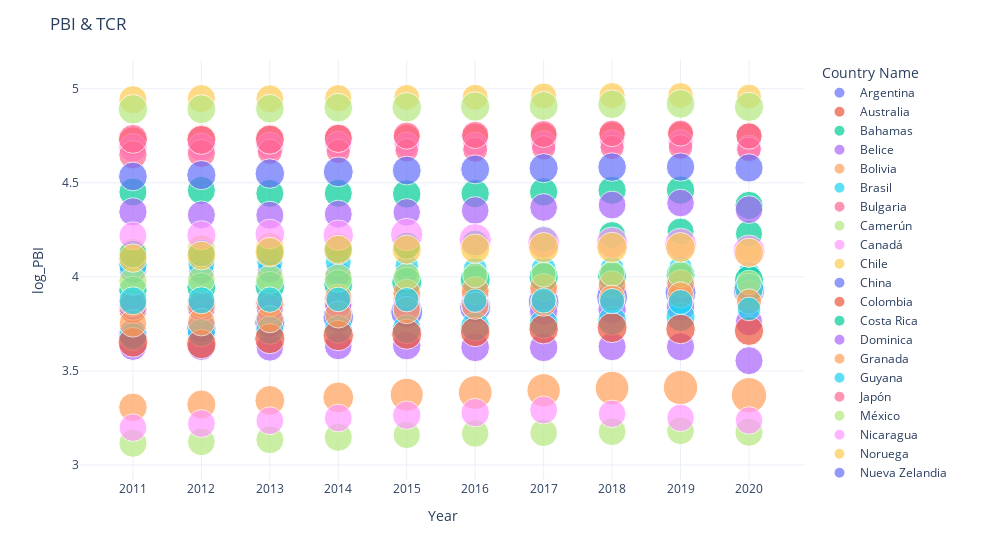

The cell this chart's notebook holds for it:
### Code cell
fig = px.scatter(final, x='Year', y='log_PBI'
                 ,size='TCR', size_max=25,
    width=1000
                 
                 ,color= 'Country Name')
fig.update_layout(template='plotly_white')
fig.update_layout(title='PBI & TCR')
fig.show()

### Figure 1 — Plotly figure (JSON) as saved in the notebook; plotly's stock layout.template omitted (floating-point values rounded to 4 significant figures)
{"data": [{"hovertemplate": "Country Name=Argentina<br>Year=%{x}<br>log_PBI=%{y}<br>TCR=%{marker.size}<extra></extra>", "legendgroup": "Argentina", "marker": {"color": "#636efa", "size": [93.4, 80, 77.1, 81.2, 63.5, 72.4, 67.8, 84.1, 93.3, 118.4], "sizemode": "area", "sizeref": 0.2519, "symbol": "circle"}, "mode": "markers", "name": "Argentina", "orientation": "v", "showlegend": true, "type": "scatter", "x": ["2011", "2012", "2013", "2014", "2015", "2016", "2017", "2018", "2019", "2020"], "xaxis": "x", "y": [4.037, 4.027, 4.033, 4.017, 4.024, 4.01, 4.018, 4.002, 3.989, 3.939], "yaxis": "y"}, {"hovertemplate": "Country Name=Australia<br>Year=%{x}<br>log_PBI=%{y}<br>TCR=%{marker.size}<extra></extra>", "legendgroup": "Australia", "marker": {"color": "#EF553B", "size": [107.0, 109.0, 103.5, 98.32, 89.85, 90.93, 93.69, 89.95, 86.01, 85.36], "sizemode": "area", "sizeref": 0.2519, "symbol": "circle"}, "mode": "markers", "name": "Australia", "orientation": "v", "showlegend": true, "type": "scatter", "x": ["2011", "2012", "2013", "2014", "2015", "2016", "2017", "2018", "2019", "2020"], "xaxis": "x", "y": [4.721, 4.73, 4.733, 4.738, 4.741, 4.746, 4.749, 4.755, 4.757, 4.751], "yaxis": "y"}, {"hovertemplate": "Country Name=Bahamas<br>Year=%{x}<br>log_PBI=%{y}<br>TCR=%{marker.size}<extra></extra>", "legendgroup": "Bahamas", "marker": {"color": "#00cc96", "size": [99.34, 99.26, 99.01, 99, 102.3, 101.3, 100.7, 100.5, 101.8, 100.3], "sizemode": "area", "sizeref": 0.2519, "symbol": "circle"}, "mode": "markers", "name": "Bahamas", "orientation": "v", "showlegend": true, "type": "scatter", "x": ["2011", "2012", "2013", "2014", "2015", "2016", "2017", "2018", "2019", "2020"], "xaxis": "x", "y": [4.451, 4.459, 4.443, 4.444, 4.441, 4.443, 4.452, 4.46, 4.461, 4.38], "yaxis": "y"}, {"hovertemplate": "Country Name=Belice<br>Year=%{x}<br>log_PBI=%{y}<br>TCR=%{marker.size}<extra></extra>", "legendgroup": "Belice", "marker": {"color": "#ab63fa", "size": [95.37, 96.98, 95.4, 96.35, 102.6, 104.4, 102.6, 99.9, 100.1, 99.54], "sizemode": "area", "sizeref": 0.2519, "symbol": "circle"}, "mode": "markers", "name": "Belice", "orientation": "v", "showlegend": true, "type": "scatter", "x": ["2011", "2012", "2013", "2014", "2015", "2016", "2017", "2018", "2019", "2020"], "xaxis": "x", "y": [3.628, 3.629, 3.625, 3.632, 3.634, 3.625, 3.624, 3.629, 3.628, 3.554], "yaxis": "y"}, {"hovertemplate": "Country Name=Bolivia<br>Year=%{x}<br>log_PBI=%{y}<br>TCR=%{marker.size}<extra></extra>", "legendgroup": "Bolivia", "marker": {"color": "#FFA15A", "size": [102.3, 106.7, 112.3, 120.1, 137.7, 143.3, 140.1, 143.3, 149.8, 157.4], "sizemode": "area", "sizeref": 0.2519, "symbol": "circle"}, "mode": "markers", "name": "Bolivia", "orientation": "v", "showlegend": true, "type": "scatter", "x": ["2011", "2012", "2013", "2014", "2015", "2016", "2017", "2018", "2019", "2020"], "xaxis": "x", "y": [3.306, 3.321, 3.343, 3.359, 3.373, 3.385, 3.396, 3.408, 3.412, 3.37], "yaxis": "y"}, {"hovertemplate": "Country Name=Brasil<br>Year=%{x}<br>log_PBI=%{y}<br>TCR=%{marker.size}<extra></extra>", "legendgroup": "Brasil", "marker": {"color": "#19d3f3", "size": [103.2, 92.01, 86.43, 84.59, 69.62, 73.04, 79.26, 70.98, 69.68, 55.31], "sizemode": "area", "sizeref": 0.2519, "symbol": "circle"}, "mode": "markers", "name": "Brasil", "orientation": "v", "showlegend": true, "type": "scatter", "x": ["2011", "2012", "2013", "2014", "2015", "2016", "2017", "2018", "2019", "2020"], "xaxis": "x", "y": [4.065, 4.07, 4.079, 4.077, 4.058, 4.04, 4.042, 4.047, 4.049, 4.028], "yaxis": "y"}, {"hovertemplate": "Country Name=Bulgaria<br>Year=%{x}<br>log_PBI=%{y}<br>TCR=%{marker.size}<extra></extra>", "legendgroup": "Bulgaria", "marker": {"color": "#FF6692", "size": [101.5, 100.0, 100.9, 100.1, 96.82, 96.97, 98.04, 101.3, 101.8, 104.7], "sizemode": "area", "sizeref": 0.2519, "symbol": "circle"}, "mode": "markers", "name": "Bulgaria", "orientation": "v", "showlegend": true, "type": "scatter", "x": ["2011", "2012", "2013", "2014", "2015", "2016", "2017", "2018", "2019", "2020"], "xaxis": "x", "y": [3.846, 3.85, 3.854, 3.865, 3.884, 3.904, 3.922, 3.938, 3.957, 3.942], "yaxis": "y"}, {"hovertemplate": "Country Name=Camerún<br>Year=%{x}<br>log_PBI=%{y}<br>TCR=%{marker.size}<extra></extra>", "legendgroup": "Camerún", "marker": {"color": "#B6E880", "size": [100.2, 96.46, 98.92, 99.72, 93.54, 95.64, 96.53, 97.92, 96.85, 99.85], "sizemode": "area", "sizeref": 0.2519, "symbol": "circle"}, "mode": "markers", "name": "Camerún", "orientation": "v", "showlegend": true, "type": "scatter", "x": ["2011", "2012", "2013", "2014", "2015", "2016", "2017", "2018", "2019", "2020"], "xaxis": "x", "y": [3.115, 3.123, 3.134, 3.147, 3.159, 3.167, 3.171, 3.177, 3.181, 3.173], "yaxis": "y"}, {"hovertemplate": "Country Name=Canadá<br>Year=%{x}<br>log_PBI=%{y}<br>TCR=%{marker.size}<extra></extra>", "legendgroup": "Canadá", "marker": {"color": "#FF97FF", "size": [101.6, 101.1, 97.48, 91.48, 83.13, 81.53, 82.75, 82.3, 81.52, 80.63], "sizemode": "area", "sizeref": 0.2519, "symbol": "circle"}, "mode": "markers", "name": "Canadá", "orientation": "v", "showlegend": true, "type": "scatter", "x": ["2011", "2012", "2013", "2014", "2015", "2016", "2017", "2018", "2019", "2020"], "xaxis": "x", "y": [4.686, 4.689, 4.695, 4.703, 4.702, 4.702, 4.709, 4.714, 4.716, 4.687], "yaxis": "y"}, {"hovertemplate": "Country Name=Chile<br>Year=%{x}<br>log_PBI=%{y}<br>TCR=%{marker.size}<extra></extra>", "legendgroup": "Chile", "marker": {"color": "#FECB52", "size": [100.7, 102.9, 101.3, 91.87, 90.99, 92.62, 95.74, 97.1, 92.52, 84.86], "sizemode": "area", "sizeref": 0.2519, "symbol": "circle"}, "mode": "markers", "name": "Chile", "orientation": "v", "showlegend": true, "type": "scatter", "x": ["2011", "2012", "2013", "2014", "2015", "2016", "2017", "2018", "2019", "2020"], "xaxis": "x", "y": [4.129, 4.147, 4.16, 4.163, 4.168, 4.17, 4.169, 4.178, 4.177, 4.148], "yaxis": "y"}, {"hovertemplate": "Country Name=China<br>Year=%{x}<br>log_PBI=%{y}<br>TCR=%{marker.size}<extra></extra>", "legendgroup": "China", "marker": {"color": "#636efa", "size": [102.7, 108.7, 114.6, 118.3, 130.0, 123.7, 120.1, 121.7, 120.9, 123.4], "sizemode": "area", "sizeref": 0.2519, "symbol": "circle"}, "mode": "markers", "name": "China", "orientation": "v", "showlegend": true, "type": "scatter", "x": ["2011", "2012", "2013", "2014", "2015", "2016", "2017", "2018", "2019", "2020"], "xaxis": "x", "y": [3.696, 3.726, 3.757, 3.786, 3.813, 3.839, 3.866, 3.892, 3.916, 3.925], "yaxis": "y"}, {"hovertemplate": "Country Name=Colombia<br>Year=%{x}<br>log_PBI=%{y}<br>TCR=%{marker.size}<extra></extra>", "legendgroup": "Colombia", "marker": {"color": "#EF553B", "size": [100.1, 105.3, 101.3, 95.87, 77.62, 73.99, 76.44, 77.23, 72.71, 67.05], "sizemode": "area", "sizeref": 0.2519, "symbol": "circle"}, "mode": "markers", "name": "Colombia", "orientation": "v", "showlegend": true, "type": "scatter", "x": ["2011", "2012", "2013", "2014", "2015", "2016", "2017", "2018", "2019", "2020"], "xaxis": "x", "y": [3.827, 3.84, 3.857, 3.872, 3.88, 3.883, 3.882, 3.886, 3.895, 3.859], "yaxis": "y"}, {"hovertemplate": "Country Name=Costa Rica<br>Year=%{x}<br>log_PBI=%{y}<br>TCR=%{marker.size}<extra></extra>", "legendgroup": "Costa Rica", "marker": {"color": "#00cc96", "size": [101.8, 106.2, 110.5, 106.3, 114.6, 113.8, 108.5, 105.7, 106.4, 107.3], "sizemode": "area", "sizeref": 0.2519, "symbol": "circle"}, "mode": "markers", "name": "Costa Rica", "orientation": "v", "showlegend": true, "type": "scatter", "x": ["2011", "2012", "2013", "2014", "2015", "2016", "2017", "2018", "2019", "2020"], "xaxis": "x", "y": [3.929, 3.944, 3.95, 3.96, 3.971, 3.984, 3.998, 4.002, 4.007, 3.983], "yaxis": "y"}, {"hovertemplate": "Country Name=Dominica<br>Year=%{x}<br>log_PBI=%{y}<br>TCR=%{marker.size}<extra></extra>", "legendgroup": "Dominica", "marker": {"color": "#ab63fa", "size": [95.2, 95.55, 94.52, 94.22, 98.27, 101.8, 102.6, 101.8, 103.0, 94.36], "sizemode": "area", "sizeref": 0.2519, "symbol": "circle"}, "mode": "markers", "name": "Dominica", "orientation": "v", "showlegend": true, "type": "scatter", "x": ["2011", "2012", "2013", "2014", "2015", "2016", "2017", "2018", "2019", "2020"], "xaxis": "x", "y": [3.842, 3.837, 3.832, 3.851, 3.838, 3.848, 3.817, 3.826, 3.84, 3.759], "yaxis": "y"}, {"hovertemplate": "Country Name=Granada<br>Year=%{x}<br>log_PBI=%{y}<br>TCR=%{marker.size}<extra></extra>", "legendgroup": "Granada", "marker": {"color": "#FFA15A", "size": [97.06, 97.71, 96.46, 93.63, 97.02, 99.15, 97.79, 95.43, 96.12, 94.16], "sizemode": "area", "sizeref": 0.2519, "symbol": "circle"}, "mode": "markers", "name": "Granada", "orientation": "v", "showlegend": true, "type": "scatter", "x": ["2011", "2012", "2013", "2014", "2015", "2016", "2017", "2018", "2019", "2020"], "xaxis": "x", "y": [3.862, 3.854, 3.861, 3.889, 3.913, 3.927, 3.943, 3.959, 3.965, 3.911], "yaxis": "y"}, {"hovertemplate": "Country Name=Guyana<br>Year=%{x}<br>log_PBI=%{y}<br>TCR=%{marker.size}<extra></extra>", "legendgroup": "Guyana", "marker": {"color": "#19d3f3", "size": [97.76, 99.27, 99.58, 99.08, 105.4, 107.3, 107.0, 104.6, 107.5, 108.7], "sizemode": "area", "sizeref": 0.2519, "symbol": "circle"}, "mode": "markers", "name": "Guyana", "orientation": "v", "showlegend": true, "type": "scatter", "x": ["2011", "2012", "2013", "2014", "2015", "2016", "2017", "2018", "2019", "2020"], "xaxis": "x", "y": [3.682, 3.703, 3.716, 3.721, 3.722, 3.736, 3.75, 3.766, 3.787, 3.942], "yaxis": "y"}, {"hovertemplate": "Country Name=Japón<br>Year=%{x}<br>log_PBI=%{y}<br>TCR=%{marker.size}<extra></extra>", "legendgroup": "Japón", "marker": {"color": "#FF6692", "size": [101.1, 99.89, 79.64, 74.58, 69.42, 78.85, 75.03, 74.37, 76.53, 77.25], "sizemode": "area", "sizeref": 0.2519, "symbol": "circle"}, "mode": "markers", "name": "Japón", "orientation": "v", "showlegend": true, "type": "scatter", "x": ["2011", "2012", "2013", "2014", "2015", "2016", "2017", "2018", "2019", "2020"], "xaxis": "x", "y": [4.649, 4.656, 4.665, 4.667, 4.673, 4.676, 4.686, 4.688, 4.69, 4.678], "yaxis": "y"}, {"hovertemplate": "Country Name=México<br>Year=%{x}<br>log_PBI=%{y}<br>TCR=%{marker.size}<extra></extra>", "legendgroup": "México", "marker": {"color": "#B6E880", "size": [99.8, 96.63, 102.3, 101.2, 90.75, 79.03, 80.88, 80.99, 83.69, 77.35], "sizemode": "area", "sizeref": 0.2519, "symbol": "circle"}, "mode": "markers", "name": "México", "orientation": "v", "showlegend": true, "type": "scatter", "x": ["2011", "2012", "2013", "2014", "2015", "2016", "2017", "2018", "2019", "2020"], "xaxis": "x", "y": [3.977, 3.986, 3.986, 3.993, 4.002, 4.008, 4.012, 4.016, 4.011, 3.97], "yaxis": "y"}, {"hovertemplate": "Country Name=Nicaragua<br>Year=%{x}<br>log_PBI=%{y}<br>TCR=%{marker.size}<extra></extra>", "legendgroup": "Nicaragua", "marker": {"color": "#FF97FF", "size": [95.88, 97.43, 97.23, 97.32, 102.0, 102.1, 98.33, 95.57, 95.54, 95.72], "sizemode": "area", "sizeref": 0.2519, "symbol": "circle"}, "mode": "markers", "name": "Nicaragua", "orientation": "v", "showlegend": true, "type": "scatter", "x": ["2011", "2012", "2013", "2014", "2015", "2016", "2017", "2018", "2019", "2020"], "xaxis": "x", "y": [3.198, 3.22, 3.235, 3.249, 3.264, 3.278, 3.292, 3.271, 3.25, 3.236], "yaxis": "y"}, {"hovertemplate": "Country Name=Noruega<br>Year=%{x}<br>log_PBI=%{y}<br>TCR=%{marker.size}<extra></extra>", "legendgroup": "Noruega", "marker": {"color": "#FECB52", "size": [100.4, 99.6, 98.1, 93.19, 84.31, 84.82, 85.65, 86.06, 83.74, 78.2], "sizemode": "area", "sizeref": 0.2519, "symbol": "circle"}, "mode": "markers", "name": "Noruega", "orientation": "v", "showlegend": true, "type": "scatter", "x": ["2011", "2012", "2013", "2014", "2015", "2016", "2017", "2018", "2019", "2020"], "xaxis": "x", "y": [4.942, 4.947, 4.947, 4.95, 4.954, 4.955, 4.962, 4.964, 4.964, 4.958], "yaxis": "y"}, {"hovertemplate": "Country Name=Nueva Zelandia<br>Year=%{x}<br>log_PBI=%{y}<br>TCR=%{marker.size}<extra></extra>", "legendgroup": "Nueva Zelandia", "marker": {"color": "#636efa", "size": [104.2, 107.7, 110.0, 112.9, 105.0, 105.8, 107.4, 102.9, 101.3, 100.6], "sizemode": "area", "sizeref": 0.2519, "symbol": "circle"}, "mode": "markers", "name": "Nueva Zelandia", "orientation": "v", "showlegend": true, "type": "scatter", "x": ["2011", "2012", "2013", "2014", "2015", "2016", "2017", "2018", "2019", "2020"], "xaxis": "x", "y": [4.534, 4.541, 4.549, 4.558, 4.565, 4.571, 4.578, 4.584, 4.584, 4.579], "yaxis": "y"}, {"hovertemplate": "Country Name=Paraguay<br>Year=%{x}<br>log_PBI=%{y}<br>TCR=%{marker.size}<extra></extra>", "legendgroup": "Paraguay", "marker": {"color": "#EF553B", "size": [112.2, 110.3, 115.3, 117.5, 114.8, 110.8, 109.9, 113.5, 110.2, 108.9], "sizemode": "area", "sizeref": 0.2519, "symbol": "circle"}, "mode": "markers", "name": "Paraguay", "orientation": "v", "showlegend": true, "type": "scatter", "x": ["2011", "2012", "2013", "2014", "2015", "2016", "2017", "2018", "2019", "2020"], "xaxis": "x", "y": [3.652, 3.643, 3.671, 3.688, 3.695, 3.707, 3.722, 3.73, 3.723, 3.713], "yaxis": "y"}, {"hovertemplate": "Country Name=Polonia<br>Year=%{x}<br>log_PBI=%{y}<br>TCR=%{marker.size}<extra></extra>", "legendgroup": "Polonia", "marker": {"color": "#00cc96", "size": [98.43, 95.68, 96.26, 96.86, 92.61, 88.86, 91.83, 93.37, 92.18, 92.8], "sizemode": "area", "sizeref": 0.2519, "symbol": "circle"}, "mode": "markers", "name": "Polonia", "orientation": "v", "showlegend": true, "type": "scatter", "x": ["2011", "2012", "2013", "2014", "2015", "2016", "2017", "2018", "2019", "2020"], "xaxis": "x", "y": [4.121, 4.126, 4.132, 4.146, 4.165, 4.178, 4.199, 4.221, 4.241, 4.229], "yaxis": "y"}, {"hovertemplate": "Country Name=Portugal<br>Year=%{x}<br>log_PBI=%{y}<br>TCR=%{marker.size}<extra></extra>", "legendgroup": "Portugal", "marker": {"color": "#ab63fa", "size": [100.8, 99.28, 99.28, 98.47, 95.42, 96.72, 96.81, 97.8, 96.27, 97.1], "sizemode": "area", "sizeref": 0.2519, "symbol": "circle"}, "mode": "markers", "name": "Portugal", "orientation": "v", "showlegend": true, "type": "scatter", "x": ["2011", "2012", "2013", "2014", "2015", "2016", "2017", "2018", "2019", "2020"], "xaxis": "x", "y": [4.345, 4.329, 4.327, 4.333, 4.343, 4.353, 4.369, 4.382, 4.392, 4.357], "yaxis": "y"}, {"hovertemplate": "Country Name=República Dominicana<br>Year=%{x}<br>log_PBI=%{y}<br>TCR=%{marker.size}<extra></extra>", "legendgroup": "República Dominicana", "marker": {"color": "#FFA15A", "size": [96.42, 96.33, 93.55, 91.64, 94.2, 93.77, 90.88, 87.85, 86.83, 81.02], "sizemode": "area", "sizeref": 0.2519, "symbol": "circle"}, "mode": "markers", "name": "República Dominicana", "orientation": "v", "showlegend": true, "type": "scatter", "x": ["2011", "2012", "2013", "2014", "2015", "2016", "2017", "2018", "2019", "2020"], "xaxis": "x", "y": [3.753, 3.759, 3.775, 3.799, 3.824, 3.847, 3.862, 3.886, 3.903, 3.869], "yaxis": "y"}, {"hovertemplate": "Country Name=Sudáfrica<br>Year=%{x}<br>log_PBI=%{y}<br>TCR=%{marker.size}<extra></extra>", "legendgroup": "Sudáfrica", "marker": {"color": "#19d3f3", "size": [98.28, 92.44, 82.09, 77.07, 75.15, 70.43, 79.36, 80.71, 78.14, 70.92], "sizemode": "area", "sizeref": 0.2519, "symbol": "circle"}, "mode": "markers", "name": "Sudáfrica", "orientation": "v", "showlegend": true, "type": "scatter", "x": ["2011", "2012", "2013", "2014", "2015", "2016", "2017", "2018", "2019", "2020"], "xaxis": "x", "y": [3.872, 3.875, 3.879, 3.88, 3.878, 3.874, 3.874, 3.871, 3.866, 3.829], "yaxis": "y"}, {"hovertemplate": "Country Name=Suecia<br>Year=%{x}<br>log_PBI=%{y}<br>TCR=%{marker.size}<extra></extra>", "legendgroup": "Suecia", "marker": {"color": "#FF6692", "size": [105.8, 105.1, 106.4, 100.8, 93.33, 93.89, 92.98, 89.17, 85.65, 87.73], "sizemode": "area", "sizeref": 0.2519, "symbol": "circle"}, "mode": "markers", "name": "Suecia", "orientation": "v", "showlegend": true, "type": "scatter", "x": ["2011", "2012", "2013", "2014", "2015", "2016", "2017", "2018", "2019", "2020"], "xaxis": "x", "y": [4.734, 4.728, 4.729, 4.736, 4.751, 4.754, 4.759, 4.763, 4.764, 4.749], "yaxis": "y"}, {"hovertemplate": "Country Name=Suiza<br>Year=%{x}<br>log_PBI=%{y}<br>TCR=%{marker.size}<extra></extra>", "legendgroup": "Suiza", "marker": {"color": "#B6E880", "size": [109.5, 105.3, 103.6, 104.2, 110.5, 108.1, 106, 103.1, 104.2, 108.1], "sizemode": "area", "sizeref": 0.2519, "symbol": "circle"}, "mode": "markers", "name": "Suiza", "orientation": "v", "showlegend": true, "type": "scatter", "x": ["2011", "2012", "2013", "2014", "2015", "2016", "2017", "2018", "2019", "2020"], "xaxis": "x", "y": [4.891, 4.891, 4.894, 4.899, 4.901, 4.906, 4.908, 4.918, 4.92, 4.904], "yaxis": "y"}, {"hovertemplate": "Country Name=Trinidad y Tobago<br>Year=%{x}<br>log_PBI=%{y}<br>TCR=%{marker.size}<extra></extra>", "legendgroup": "Trinidad y Tobago", "marker": {"color": "#FF97FF", "size": [98.71, 107.3, 111.1, 117.5, 132.5, 131.3, 128.0, 126.3, 128.8, 130.3], "sizemode": "area", "sizeref": 0.2519, "symbol": "circle"}, "mode": "markers", "name": "Trinidad y Tobago", "orientation": "v", "showlegend": true, "type": "scatter", "x": ["2011", "2012", "2013", "2014", "2015", "2016", "2017", "2018", "2019", "2020"], "xaxis": "x", "y": [4.218, 4.221, 4.228, 4.221, 4.225, 4.198, 4.182, 4.181, 4.174, 4.137], "yaxis": "y"}, {"hovertemplate": "Country Name=Uruguay<br>Year=%{x}<br>log_PBI=%{y}<br>TCR=%{marker.size}<extra></extra>", "legendgroup": "Uruguay", "marker": {"color": "#FECB52", "size": [102.1, 104.8, 111.1, 106.8, 107.5, 108.5, 115.0, 116.8, 113.2, 107.8], "sizemode": "area", "sizeref": 0.2519, "symbol": "circle"}, "mode": "markers", "name": "Uruguay", "orientation": "v", "showlegend": true, "type": "scatter", "x": ["2011", "2012", "2013", "2014", "2015", "2016", "2017", "2018", "2019", "2020"], "xaxis": "x", "y": [4.1, 4.113, 4.132, 4.144, 4.144, 4.15, 4.155, 4.156, 4.156, 4.128], "yaxis": "y"}], "layout": {"legend": {"itemsizing": "constant", "title": {"text": "Country Name"}, "tracegroupgap": 0}, "margin": {"t": 60}, "title": {"text": "PBI & TCR"}, "width": 1000, "xaxis": {"anchor": "y", "domain": [0, 1], "title": {"text": "Year"}}, "yaxis": {"anchor": "x", "domain": [0, 1], "title": {"text": "log_PBI"}}}}
